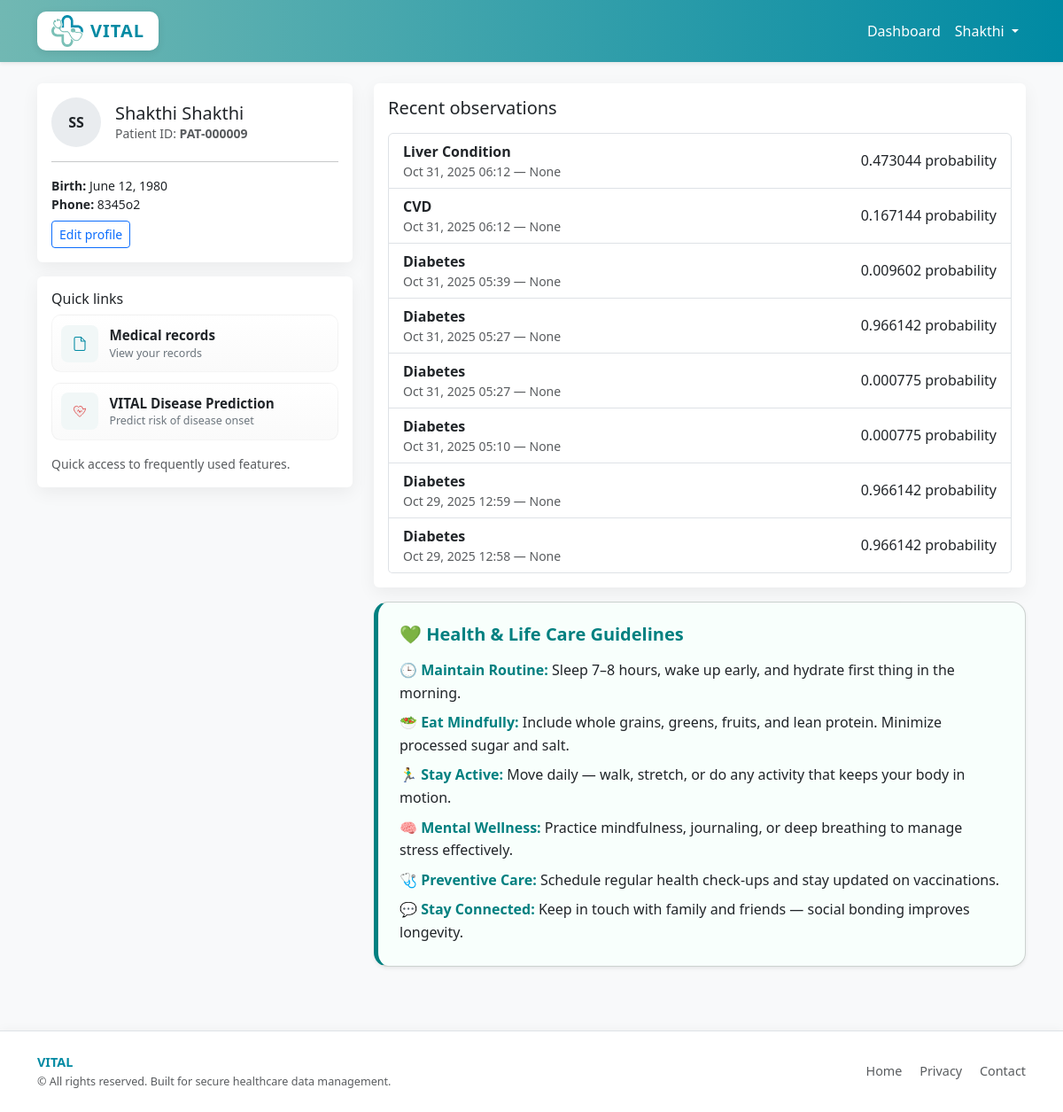
The page /patient/dashboard/ (signed in) on the database as committed earlier.
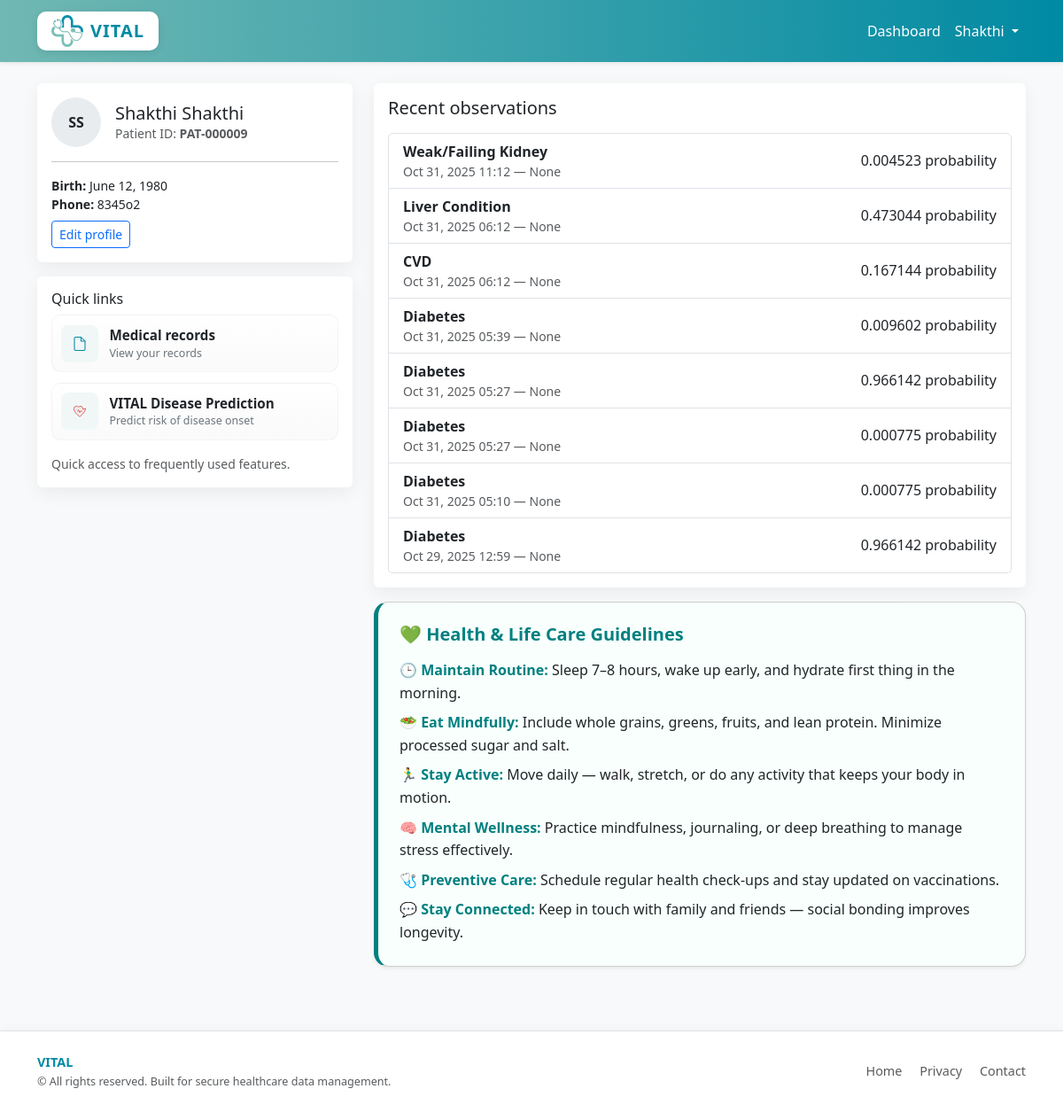
The same page on the database as committed later.
### ehr/models.py (models this page shows, shortened)
class Observation(models.Model):
    id = models.UUIDField(primary_key=True, default=uuid.uuid4, editable=False)
    patient = models.ForeignKey(Patient, related_name="observations", on_delete=models.CASCADE, null=True, blank=True)
    deidentified_patient_hash = models.CharField(max_length=128, null=True, blank=True)
    code = models.CharField(max_length=200)
    value = models.CharField(max_length=200)
    unit = models.CharField(max_length=50, null=True, blank=True)
    effective_date = models.DateTimeField()
    performer = models.ForeignKey(Practitioner, null=True, blank=True, on_delete=models.SET_NULL)
    remarks = models.TextField(null=True, blank=True, help_text="Doctor's free-text remarks / clinical notes")
    disease_key = models.CharField(max_length=128, null=True, blank=True)
    risk_score = models.FloatField(null=True, blank=True)
    features = models.JSONField(null=True, blank=True)  # stores the submitted features
    deidentified_patient_hash = models.CharField(max_length=128, null=True, blank=True)
    alert = models.BooleanField(default=False)
    class Meta:
        ordering = ["-effective_date"]

### ehr/views.py (the view)
# urls.py: path("patient/dashboard/", views.DashboardView.as_view(), name="dashboard"),
@method_decorator(login_required, name="dispatch")
class DashboardView(View):
    def get(self, request):
        patient = getattr(request.user, "patient", None)
        if not patient:
            return render(request, "patient/dashboard.html", {"error": "No patient profile linked to your account."})
        recent_obs = Observation.objects.filter(patient=patient).order_by("-effective_date")[:8]
        return render(request, "patient/dashboard.html", {"patient": patient, "recent_obs": recent_obs})

### ehr/context_processors.py (called while the page is built)
def role_flags(request):
    is_practitioner = False
    if request.user.is_authenticated:
        try:
            from .models import Practitioner
            is_practitioner = Practitioner.objects.filter(user=request.user).exists()
        except Exception:
            is_practitioner = False
    return {
        "is_practitioner": is_practitioner
    }

### templates/patient/dashboard.html (shortened to what this page needs)
{% extends "base.html" %}
{% block content %}
<div class="row">
  <div class="col-lg-4">
    <div class="card card-ghost p-3 mb-3">
      <div class="d-flex align-items-center">
        <div class="avatar me-3">{{ patient.given|slice:":1" }}{{ patient.family|slice:":1" }}</div>
        <div>
            <h5 class="mb-0">{{ patient.given }} {{ patient.family }}</h5>
            <div class="text-muted small">Patient ID: <strong>{{ patient.identifier }}</strong></div>
        </div>
        </div>
      <hr />
      <div class="small">
        <div><strong>Birth:</strong> {{ patient.birth_date|default:"-" }}</div>
        <div><strong>Phone:</strong> {{ patient.phone|default:"-" }}</div>
        <div class="mt-2"><a class="btn btn-sm btn-outline-primary" href="{% url 'patient:profile' %}">Edit profile</a></div>
      </div>
    </div>
    <div class="card card-ghost p-3">
      <h6>Quick links</h6>
      <div class="quick-grid">
        <a class="quick-item" href="{% url 'patient:records' %}" aria-label="Medical records">
          <div class="quick-icon">
          </div>
          <div>
            <div class="quick-title">Medical records</div>
            <div class="quick-sub">View your records</div>
          </div>
        </a>
        <a class="quick-item" href="{% url 'patient:patient_entry_self' %}" aria-label="Vital disease onset risk prediction">
          <div class="quick-icon">
          </div>
          <div>
            <div class="quick-title">VITAL Disease Prediction</div>
            <div class="quick-sub">Predict risk of disease onset</div>
          </div>
        </a>
      </div>
      <div class="mt-3 small text-muted">Quick access to frequently used features.</div>
    </div>
  </div>
  <div class="col-lg-8">
    <div class="card card-ghost p-3 mb-3">
      <h5 class="mb-3">Recent observations</h5>
      {% if recent_obs %}
        <div class="list-group">
          {% for r in recent_obs %}
            <a class="list-group-item list-group-item-action d-flex justify-content-between align-items-center" href="{% url 'patient:record_detail' r.id %}">
              <div>
                <div class="fw-bold">{{ r.code }}</div>
                <div class="small text-muted">{{ r.effective_date|date:"M d, Y H:i" }} — {{ r.performer }}</div>
              </div>
              <div class="text-end">
                <div class="h6 mb-0">{{ r.value }} {% if r.unit %}{{ r.unit }}{% endif %}</div>
              </div>
            </a>
          {% endfor %}
        </div>
      {% else %}
        <div class="text-muted small">No recent observations.</div>
      {% endif %}
    </div>
    <div class="card card-health p-4 shadow-sm rounded-4">
  <h5 class="text-teal mb-3">💚 Health & Life Care Guidelines</h5>
  <ul class="list-unstyled mb-0">
    <li class="mb-2"><strong>🕒 Maintain Routine:</strong> Sleep 7–8 hours, wake up early, and hydrate first thing in the morning.</li>
    <li class="mb-2"><strong>🥗 Eat Mindfully:</strong> Include whole grains, greens, fruits, and lean protein. Minimize processed sugar and salt.</li>
    <li class="mb-2"><strong>🏃‍♂️ Stay Active:</strong> Move daily — walk, stretch, or do any activity that keeps your body in motion.</li>
    <li class="mb-2"><strong>🧠 Mental Wellness:</strong> Practice mindfulness, journaling, or deep breathing to manage stress effectively.</li>
    <li class="mb-2"><strong>🩺 Preventive Care:</strong> Schedule regular health check-ups and stay updated on vaccinations.</li>
    <li class="mb-0"><strong>💬 Stay Connected:</strong> Keep in touch with family and friends — social bonding improves longevity.</li>
  </ul>
</div>
  </div>
</div>
{% endblock %}

Rows that differ between the two databases and show on the page:
no longer on this page (row unchanged): Observation: code "Diabetes", effective_date "Oct 29, 2025 12:58", performer "None", value "0.966142", unit "probability"
added Observation: code "Weak/Failing Kidney", effective_date "Oct 31, 2025 11:12", performer "None", value "0.004523", unit "probability"
